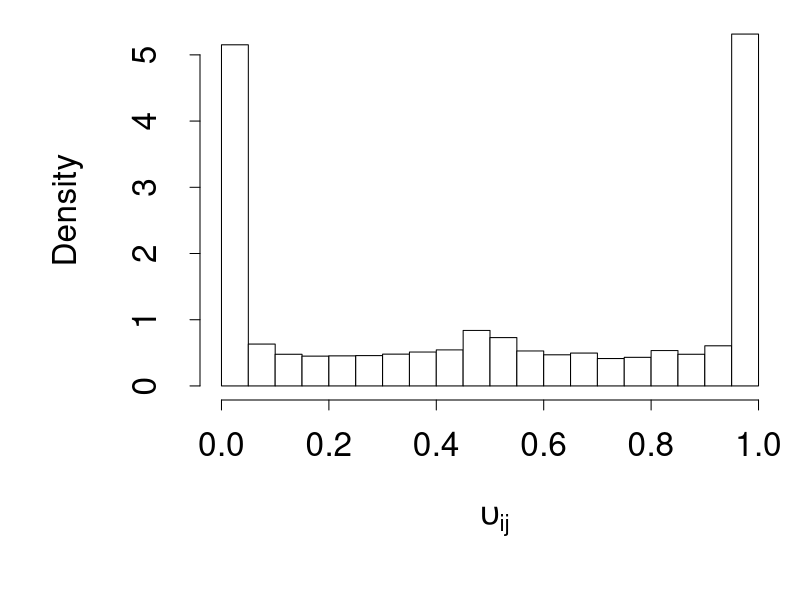
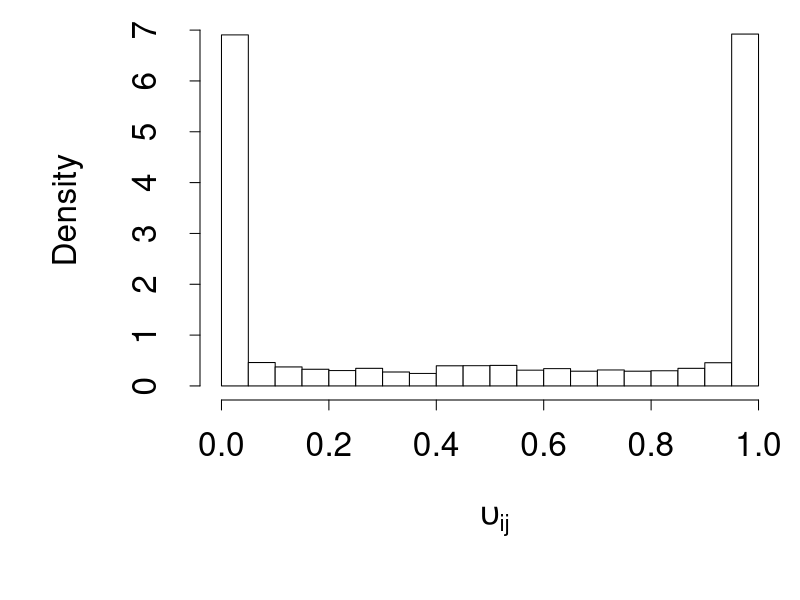
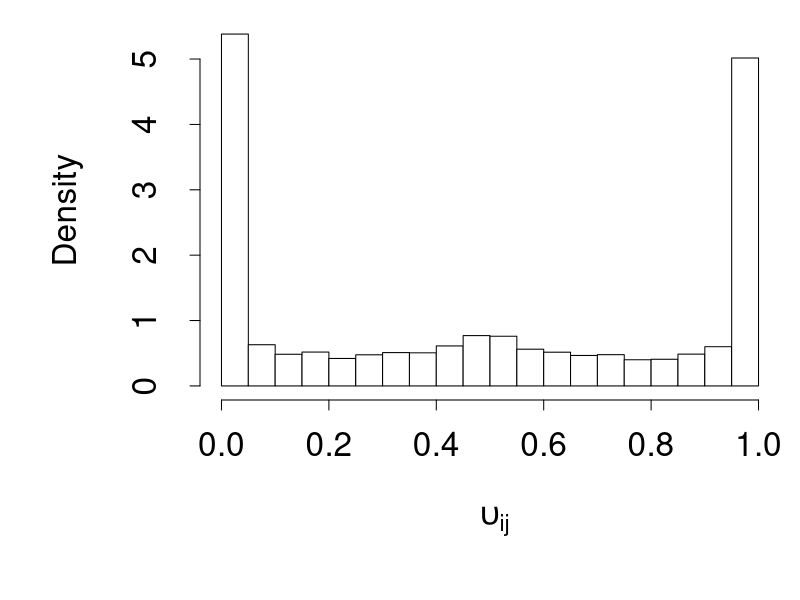
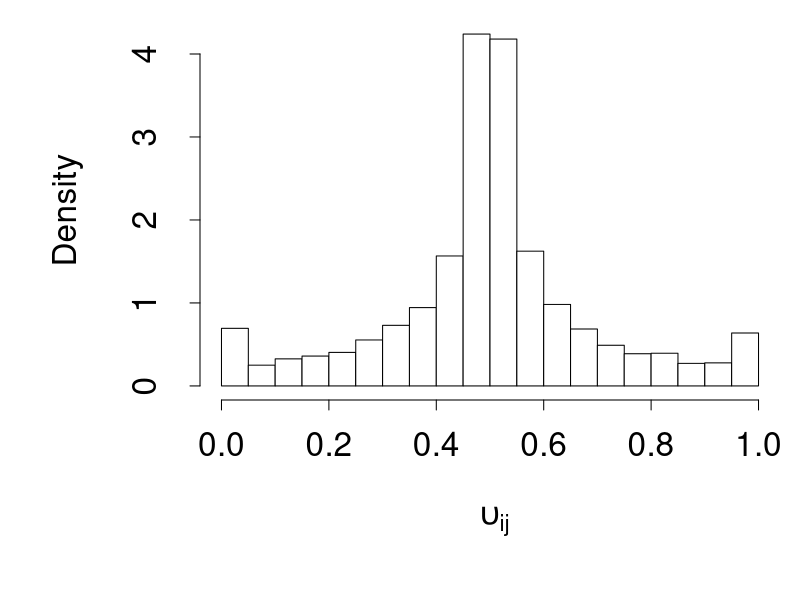

Source code (R) for these figures, in order:
library(circular)

##############################
z_to_x = function(z){
  x = (z+pi2)/pi22
  return(x)
}
pi2 = pi^2
pi22 = 2*pi2
log_pi22 = log(pi22)
log_pi = log(pi)
##############################
plot_theta = function(n,a,b,ccc_a, ccc_b){
  kappa_a = 1
  omega = rgamma(n,a,b)

  beta = sapply(1:n,function(x) rvonmises(1,pi,omega[x])) -pi
  tau_yes = runif(n,-pi,pi)
  tau_no = runif(n,-pi,pi)

  asset = acos(cos(tau_no-beta))^2-acos(cos(tau_yes-beta))^2

  x = z_to_x(asset)
  kappa = rgamma(n,kappa_a,rgamma(n,ccc_a,ccc_b))
  sup = pbeta(x,kappa,kappa)
  return(sup)
}


set.seed(2021)
n_draws = 10000
theta_ij_default = plot_theta(n=n_draws,a=1,b=1/10,ccc_a = 1,ccc_b=25)
theta_ij_alt_1 = plot_theta(n=n_draws,a=7,b=1,ccc_a = 1,ccc_b=100)
theta_ij_alt_2 = plot_theta(n=n_draws,a=1,b=1/2,ccc_a = 1,ccc_b=25)

# x11(width=30, height=10)
# par(mar=c(6,6,3,3),mgp=c(4,1,0),mfrow=c(1,3))
# hist(theta_ij_default,xlab=bquote(~theta[ij]),cex.lab=3,col='white',ylab='Density',main='Default Prior',cex.main=3)
# hist(theta_ij_alt_1,xlab=bquote(~theta[ij]),cex.lab=3,col='white',ylab='Density',main='Alternative Prior 1 (favors Euclidean)',cex.main=3)
# hist(theta_ij_alt_2,xlab=bquote(~theta[ij]),cex.lab=3,col='white',ylab='Density',main='Alternative Prior 2 (favors Circular)',cex.main=3)


# theta_ij_alt_3 = plot_theta(n=n_draws,a=1,b=1/10,ccc_a = 1,ccc_b=5)
theta_ij_alt_4 = plot_theta(n=n_draws,a=1,b=1/10,ccc_a = 1,ccc_b=0.5)

# x11(width=20, height=10)
# par(mar=c(6,6,3,3),mgp=c(4,1,0),mfrow=c(1,2))
# hist(theta_ij_alt_3,xlab=bquote(~theta[ij]),cex.lab=2,col='white',ylab='Density',main='Alternative Prior 3',cex.main=2)
# hist(theta_ij_alt_4,xlab=bquote(~theta[ij]),cex.lab=2,col='white',ylab='Density',main='Alternative Prior 4',cex.main=2)

setwd("F:/Study_Backedup/UCSC/depository/Circular_Factor_Model/new_plot")
pdf(file = paste0("default_prior.pdf"),width=10, height=10)
par(mar=c(10,10,1,1),mgp=c(6,2,0))
hist(theta_ij_default,xlab=bquote(~upsilon[ij]),main='',cex.axis =2,cex.lab=2,probability = T,col='white')
dev.off()

pdf(file = paste0("Alt_prior_1.pdf"),width=10, height=10)
par(mar=c(10,10,1,1),mgp=c(6,2,0))
hist(theta_ij_alt_1,xlab=bquote(~upsilon[ij]),main='',cex.axis =2,cex.lab=2,probability = T,col='white')
dev.off()

pdf(file = paste0("Alt_prior_2.pdf"),width=10, height=10)
par(mar=c(10,10,1,1),mgp=c(6,2,0))
hist(theta_ij_alt_2,xlab=bquote(~upsilon[ij]),main='',cex.axis =2,cex.lab=2,probability = T,col='white')
dev.off()

pdf(file = paste0("Alt_prior_3.pdf"),width=10, height=10)
par(mar=c(10,10,1,1),mgp=c(6,2,0))
hist(theta_ij_alt_4,xlab=bquote(~upsilon[ij]),main='',cex.axis =2,cex.lab=2,probability = T,col='white')
dev.off()
